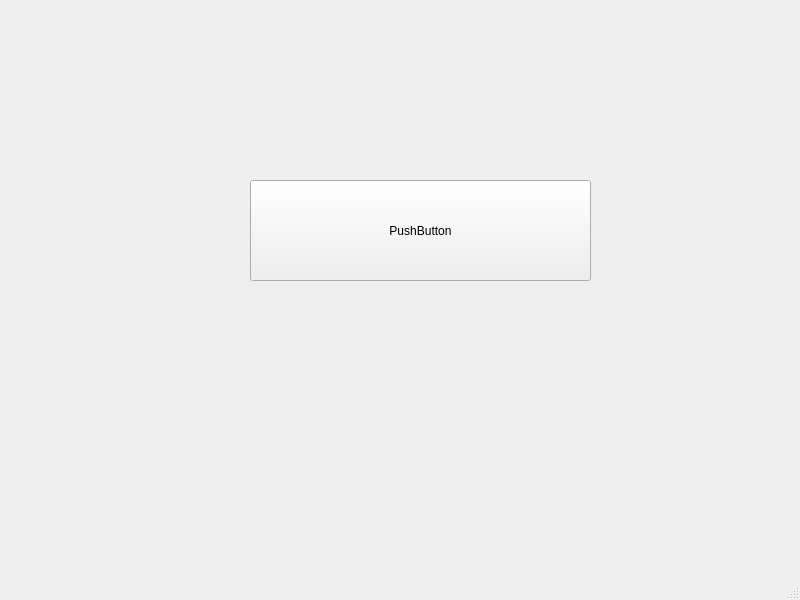
<?xml version="1.0" encoding="UTF-8"?>
<ui version="4.0">
 <class>MainWindow</class>
 <widget class="QMainWindow" name="MainWindow">
  <property name="geometry">
   <rect>
    <x>0</x>
    <y>0</y>
    <width>800</width>
    <height>600</height>
   </rect>
  </property>
  <property name="windowTitle">
   <string>MainWindow</string>
  </property>
  <widget class="QWidget" name="centralwidget">
   <widget class="QToolButton" name="toolButton">
    <property name="geometry">
     <rect>
      <x>250</x>
      <y>180</y>
      <width>341</width>
      <height>101</height>
     </rect>
    </property>
    <property name="text">
     <string>PushButton</string>
    </property>
    <property name="popupMode">
     <enum>QToolButton::InstantPopup</enum>
    </property>
    <property name="toolButtonStyle">
     <enum>Qt::ToolButtonTextOnly</enum>
    </property>
    <property name="arrowType">
     <enum>Qt::DownArrow</enum>
    </property>
   </widget>
  </widget>
  <widget class="QMenuBar" name="menubar">
   <property name="geometry">
    <rect>
     <x>0</x>
     <y>0</y>
     <width>800</width>
     <height>21</height>
    </rect>
   </property>
  </widget>
  <widget class="QStatusBar" name="statusbar"/>
 </widget>
 <resources/>
 <connections/>
</ui>
